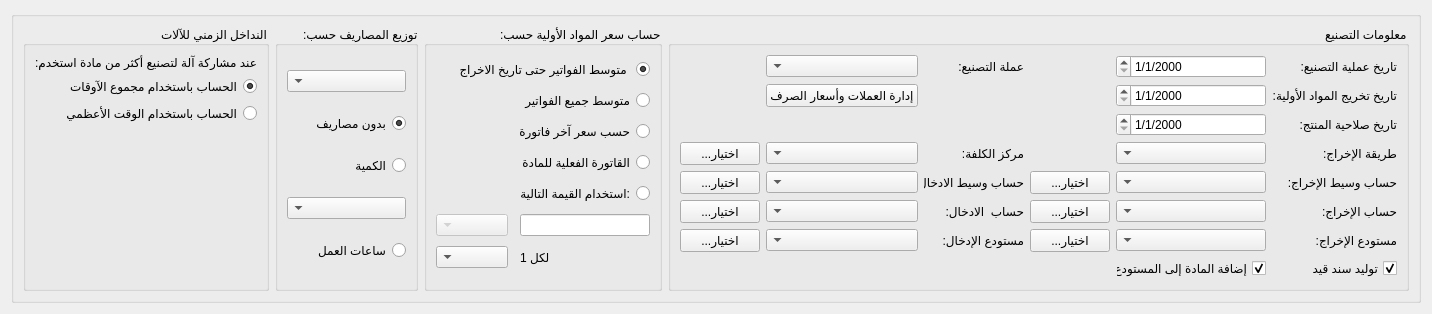
     <widget class="QWidget" name="page_2">
      <property name="geometry">
       <rect>
        <x>-177</x>
        <y>0</y>
        <width>1325</width>
        <height>285</height>
       </rect>
      </property>
      <attribute name="label">
       <string>خصائص التصنيع</string>
      </attribute>
      <layout class="QGridLayout" name="gridLayout_10">
       <item row="0" column="1">
        <widget class="QGroupBox" name="dates_invoices_groupbox">
         <property name="maximumSize">
          <size>
           <width>16777215</width>
           <height>16777215</height>
          </size>
         </property>
         <property name="layoutDirection">
          <enum>Qt::RightToLeft</enum>
         </property>
         <property name="title">
          <string/>
         </property>
         <layout class="QGridLayout" name="gridLayout_13">
          <item row="0" column="3">
           <widget class="QGroupBox" name="machines">
            <property name="layoutDirection">
             <enum>Qt::RightToLeft</enum>
            </property>
            <property name="title">
             <string>النداخل الزمني للآلات</string>
            </property>
            <layout class="QGridLayout" name="gridLayout_12">
             <item row="0" column="0">
              <widget class="QLabel" name="label_13">
               <property name="minimumSize">
                <size>
                 <width>0</width>
                 <height>0</height>
                </size>
               </property>
               <property name="maximumSize">
                <size>
                 <width>16777215</width>
                 <height>60</height>
                </size>
               </property>
               <property name="text">
                <string>عند مشاركة آلة لتصنيع أكثر من مادة استخدم:</string>
               </property>
              </widget>
             </item>
             <item row="1" column="0">
              <widget class="QRadioButton" name="sum_machine_times_radio">
               <property name="layoutDirection">
                <enum>Qt::RightToLeft</enum>
               </property>
               <property name="text">
                <string>الحساب باستخدام مجموع الآوقات</string>
               </property>
               <property name="checked">
                <bool>true</bool>
               </property>
              </widget>
             </item>
             <item row="2" column="0">
              <widget class="QRadioButton" name="maximum_machine_time_radio">
               <property name="layoutDirection">
                <enum>Qt::RightToLeft</enum>
               </property>
               <property name="text">
                <string>الحساب باستخدام الوقت الأعظمي</string>
               </property>
              </widget>
             </item>
             <item row="3" column="0">
              <spacer name="verticalSpacer">
               <property name="orientation">
                <enum>Qt::Vertical</enum>
               </property>
               <property name="sizeHint" stdset="0">
                <size>
                 <width>20</width>
                 <height>40</height>
                </size>
               </property>
              </spacer>
             </item>
            </layout>
           </widget>
          </item>
          <item row="0" column="1">
           <widget class="QGroupBox" name="invoices_groupbox">
            <property name="maximumSize">
             <size>
              <width>250</width>
              <height>16777215</height>
             </size>
            </property>
            <property name="layoutDirection">
             <enum>Qt::RightToLeft</enum>
            </property>
            <property name="title">
             <string>:حساب سعر المواد الأولية حسب</string>
            </property>
            <layout class="QGridLayout" name="gridLayout_3">
             <item row="5" column="0">
              <widget class="QLineEdit" name="explicit_raw_materials_price_input">
               <property name="maximumSize">
                <size>
                 <width>16777215</width>
                 <height>16777215</height>
                </size>
               </property>
              </widget>
             </item>
             <item row="6" column="0">
              <widget class="QLabel" name="label_21">
               <property name="text">
                <string>لكل 1</string>
               </property>
               <property name="alignment">
                <set>Qt::AlignRight|Qt::AlignTrailing|Qt::AlignVCenter</set>
               </property>
              </widget>
             </item>
             <item row="3" column="0" colspan="2">
              <widget class="QRadioButton" name="material_exact_invoice_radio">
               <property name="enabled">
                <bool>true</bool>
               </property>
               <property name="toolTip">
                <string>يتم استخدام هذه الطريقة للعمليات التي تسجل في المعمل بشكل آلي</string>
               </property>
               <property name="toolTipDuration">
                <number>10</number>
               </property>
               <property name="layoutDirection">
                <enum>Qt::RightToLeft</enum>
               </property>
               <property name="text">
                <string>القاتورة الفعلية للمادة</string>
               </property>
              </widget>
             </item>
             <item row="2" column="0" colspan="2">
              <widget class="QRadioButton" name="material_last_purchase_radio">
               <property name="layoutDirection">
                <enum>Qt::RightToLeft</enum>
               </property>
               <property name="text">
                <string>حسب سعر آخر فاتورة</string>
               </property>
              </widget>
             </item>
             <item row="5" column="2">
              <widget class="QComboBox" name="explicit_raw_materials_currency_combobox">
               <property name="enabled">
                <bool>false</bool>
               </property>
               <property name="minimumSize">
                <size>
                 <width>0</width>
                 <height>0</height>
                </size>
               </property>
              </widget>
             </item>
             <item row="4" column="0" colspan="2">
              <widget class="QRadioButton" name="material_explicit_value_radio">
               <property name="enabled">
                <bool>true</bool>
               </property>
               <property name="toolTip">
                <string>يتم استخدام هذه الطريقة للعمليات التي تسجل في المعمل بشكل آلي</string>
               </property>
               <property name="toolTipDuration">
                <number>10</number>
               </property>
               <property name="layoutDirection">
                <enum>Qt::RightToLeft</enum>
               </property>
               <property name="text">
                <string>استخدام القيمة التالية:</string>
               </property>
              </widget>
             </item>
             <item row="1" column="0" colspan="2">
              <widget class="QRadioButton" name="material_invoices_average_radio">
               <property name="layoutDirection">
                <enum>Qt::RightToLeft</enum>
               </property>
               <property name="text">
                <string>متوسط جميع الفواتير</string>
               </property>
              </widget>
             </item>
             <item row="0" column="0" colspan="3">
              <widget class="QRadioButton" name="material_invoices_average_till_pollout_radio">
               <property name="layoutDirection">
                <enum>Qt::RightToLeft</enum>
               </property>
               <property name="text">
                <string>متوسط الفواتير حتى تاريخ الاخراج </string>
               </property>
               <property name="checked">
                <bool>true</bool>
               </property>
              </widget>
             </item>
             <item row="6" column="2">
              <widget class="QComboBox" name="explicit_raw_materials_unit_combobox">
               <property name="enabled">
                <bool>true</bool>
               </property>
               <property name="maximumSize">
                <size>
                 <width>16777215</width>
                 <height>16777215</height>
                </size>
               </property>
              </widget>
             </item>
            </layout>
           </widget>
          </item>
          <item row="0" column="2">
           <widget class="QGroupBox" name="expenses_groupbox">
            <property name="enabled">
             <bool>true</bool>
            </property>
            <property name="title">
             <string>:توزيع المصاريف حسب</string>
            </property>
            <layout class="QGridLayout" name="gridLayout_8">
             <item row="0" column="0">
              <widget class="QComboBox" name="expenses_type_combobox">
               <property name="enabled">
                <bool>true</bool>
               </property>
               <property name="layoutDirection">
                <enum>Qt::RightToLeft</enum>
               </property>
              </widget>
             </item>
             <item row="2" column="0">
              <widget class="QRadioButton" name="quantity_expenses_radio">
               <property name="enabled">
                <bool>true</bool>
               </property>
               <property name="layoutDirection">
                <enum>Qt::RightToLeft</enum>
               </property>
               <property name="text">
                <string>الكمية</string>
               </property>
              </widget>
             </item>
             <item row="1" column="0">
              <widget class="QRadioButton" name="no_expenses_radio">
               <property name="enabled">
                <bool>true</bool>
               </property>
               <property name="layoutDirection">
                <enum>Qt::RightToLeft</enum>
               </property>
               <property name="text">
                <string>بدون مصاريف</string>
               </property>
               <property name="checked">
                <bool>true</bool>
               </property>
              </widget>
             </item>
             <item row="4" column="0">
              <widget class="QRadioButton" name="hours_expenses_radio">
               <property name="enabled">
                <bool>true</bool>
               </property>
               <property name="layoutDirection">
                <enum>Qt::RightToLeft</enum>
               </property>
               <property name="text">
                <string>ساعات العمل</string>
               </property>
              </widget>
             </item>
             <item row="3" column="0">
              <widget class="QComboBox" name="radio_quantity_unit_expenses_combobox">
               <property name="enabled">
                <bool>true</bool>
               </property>
               <property name="layoutDirection">
                <enum>Qt::RightToLeft</enum>
               </property>
              </widget>
             </item>
            </layout>
           </widget>
          </item>
          <item row="0" column="0">
           <widget class="QGroupBox" name="groupBox">
            <property name="layoutDirection">
             <enum>Qt::RightToLeft</enum>
            </property>
            <property name="title">
             <string>معلومات التصنيع</string>
            </property>
            <layout class="QGridLayout" name="gridLayout">
             <item row="2" column="0">
              <widget class="QLabel" name="label_24">
               <property name="maximumSize">
                <size>
                 <width>150</width>
                 <height>16777215</height>
                </size>
               </property>
               <property name="text">
                <string>تاريخ صلاحية المنتج:</string>
               </property>
              </widget>
             </item>
             <item row="10" column="1">
              <widget class="QComboBox" name="mid_account_combobox">
               <property name="minimumSize">
                <size>
                 <width>100</width>
                 <height>0</height>
                </size>
               </property>
               <property name="layoutDirection">
                <enum>Qt::RightToLeft</enum>
               </property>
              </widget>
             </item>
             <item row="9" column="5">
              <widget class="QPushButton" name="select_cost_center_btn">
               <property name="text">
                <string>...اختيار</string>
               </property>
              </widget>
             </item>
             <item row="13" column="4">
              <widget class="QComboBox" name="input_warehouse_combobox">
               <property name="minimumSize">
                <size>
                 <width>100</width>
                 <height>0</height>
                </size>
               </property>
               <property name="layoutDirection">
                <enum>Qt::RightToLeft</enum>
               </property>
              </widget>
             </item>
             <item row="10" column="0">
              <widget class="QLabel" name="label_9">
               <property name="maximumSize">
                <size>
                 <width>150</width>
                 <height>16777215</height>
                </size>
               </property>
               <property name="text">
                <string>حساب وسيط الإخراج:</string>
               </property>
              </widget>
             </item>
             <item row="1" column="0">
              <widget class="QLabel" name="label_3">
               <property name="maximumSize">
                <size>
                 <width>150</width>
                 <height>16777215</height>
                </size>
               </property>
               <property name="text">
                <string>تاريخ تخريج المواد الأولية:</string>
               </property>
              </widget>
             </item>
             <item row="12" column="4">
              <widget class="QComboBox" name="account_combobox">
               <property name="minimumSize">
                <size>
                 <width>100</width>
                 <height>0</height>
                </size>
               </property>
               <property name="layoutDirection">
                <enum>Qt::RightToLeft</enum>
               </property>
               <property name="maxVisibleItems">
                <number>10</number>
               </property>
              </widget>
             </item>
             <item row="9" column="0">
              <widget class="QLabel" name="label_22">
               <property name="text">
                <string>طريقة الإخراج:</string>
               </property>
              </widget>
             </item>
             <item row="10" column="4">
              <widget class="QComboBox" name="mid_account_input_combobox">
               <property name="minimumSize">
                <size>
                 <width>100</width>
                 <height>0</height>
                </size>
               </property>
               <property name="layoutDirection">
                <enum>Qt::RightToLeft</enum>
               </property>
              </widget>
             </item>
             <item row="0" column="0">
              <widget class="QLabel" name="label_4">
               <property name="maximumSize">
                <size>
                 <width>150</width>
                 <height>16777215</height>
                </size>
               </property>
               <property name="text">
                <string>تاريخ عملية التصنيع:</string>
               </property>
              </widget>
             </item>
             <item row="10" column="2">
              <widget class="QPushButton" name="select_mid_account_btn">
               <property name="text">
                <string>...اختيار</string>
               </property>
              </widget>
             </item>
             <item row="12" column="0">
              <widget class="QLabel" name="label_23">
               <property name="text">
                <string>حساب الإخراج:</string>
               </property>
              </widget>
             </item>
             <item row="12" column="1">
              <widget class="QComboBox" name="ingredients_pullout_account_combobox">
               <property name="minimumSize">
                <size>
                 <width>100</width>
                 <height>0</height>
                </size>
               </property>
               <property name="layoutDirection">
                <enum>Qt::RightToLeft</enum>
               </property>
              </widget>
             </item>
             <item row="12" column="2">
              <widget class="QPushButton" name="select_pullout_account_btn">
               <property name="text">
                <string>...اختيار</string>
               </property>
              </widget>
             </item>
             <item row="13" column="0">
              <widget class="QLabel" name="label_2">
               <property name="text">
                <string>مستودع الإخراج:</string>
               </property>
              </widget>
             </item>
             <item row="13" column="1">
              <widget class="QComboBox" name="output_warehouse_combobox">
               <property name="minimumSize">
                <size>
                 <width>100</width>
                 <height>0</height>
                </size>
               </property>
               <property name="layoutDirection">
                <enum>Qt::RightToLeft</enum>
               </property>
              </widget>
             </item>
             <item row="13" column="2">
              <widget class="QPushButton" name="select_output_warehouse_btn">
               <property name="text">
                <string>...اختيار</string>
               </property>
              </widget>
             </item>
             <item row="10" column="5">
              <widget class="QPushButton" name="select_mid_input_account_btn">
               <property name="text">
                <string>...اختيار</string>
               </property>
              </widget>
             </item>
             <item row="12" column="5">
              <widget class="QPushButton" name="select_account_btn">
               <property name="text">
                <string>...اختيار</string>
               </property>
              </widget>
             </item>
             <item row="13" column="5">
              <widget class="QPushButton" name="select_input_warehouse_btn">
               <property name="text">
                <string>...اختيار</string>
               </property>
              </widget>
             </item>
             <item row="9" column="1">
              <widget class="QComboBox" name="ingredients_pullout_method_combobox">
               <property name="layoutDirection">
                <enum>Qt::RightToLeft</enum>
               </property>
              </widget>
             </item>
             <item row="2" column="1">
              <widget class="QDateEdit" name="material_production_date_input">
               <property name="maximumSize">
                <size>
                 <width>252</width>
                 <height>16777215</height>
                </size>
               </property>
               <property name="layoutDirection">
                <enum>Qt::RightToLeft</enum>
               </property>
               <property name="displayFormat">
                <string>yyyy/M/d</string>
               </property>
              </widget>
             </item>
             <item row="1" column="1">
              <widget class="QDateEdit" name="ingredients_pullout_date_input">
               <property name="maximumSize">
                <size>
                 <width>252</width>
                 <height>16777215</height>
                </size>
               </property>
               <property name="layoutDirection">
                <enum>Qt::RightToLeft</enum>
               </property>
               <property name="displayFormat">
                <string>yyyy/M/d</string>
               </property>
              </widget>
             </item>
             <item row="0" column="1">
              <widget class="QDateEdit" name="manufacture_date_input">
               <property name="maximumSize">
                <size>
                 <width>252</width>
                 <height>16777215</height>
                </size>
               </property>
               <property name="layoutDirection">
                <enum>Qt::RightToLeft</enum>
               </property>
               <property name="displayFormat">
                <string>yyyy/M/d</string>
               </property>
              </widget>
             </item>
             <item row="14" column="1">
              <widget class="QCheckBox" name="add_material_to_warehouse_checkbox">
               <property name="maximumSize">
                <size>
                 <width>150</width>
                 <height>16777215</height>
                </size>
               </property>
               <property name="layoutDirection">
                <enum>Qt::RightToLeft</enum>
               </property>
               <property name="text">
                <string>إضافة المادة إلى المستودع</string>
               </property>
               <property name="checked">
                <bool>true</bool>
               </property>
              </widget>
             </item>
             <item row="14" column="0">
              <widget class="QCheckBox" name="generate_journal_entry">
               <property name="maximumSize">
                <size>
                 <width>150</width>
                 <height>16777215</height>
                </size>
               </property>
               <property name="layoutDirection">
                <enum>Qt::RightToLeft</enum>
               </property>
               <property name="text">
                <string>توليد سند قيد</string>
               </property>
               <property name="checked">
                <bool>true</bool>
               </property>
              </widget>
             </item>
             <item row="9" column="3">
              <widget class="QLabel" name="label_26">
               <property name="maximumSize">
                <size>
                 <width>100</width>
                 <height>16777215</height>
                </size>
               </property>
               <property name="text">
                <string>مركز الكلفة:</string>
               </property>
              </widget>
             </item>
             <item row="10" column="3">
              <widget class="QLabel" name="label_25">
               <property name="maximumSize">
                <size>
                 <width>100</width>
                 <height>16777215</height>
                </size>
               </property>
               <property name="text">
                <string>حساب وسيط الادخال:</string>
               </property>
              </widget>
             </item>
             <item row="12" column="3">
              <widget class="QLabel" name="label_10">
               <property name="maximumSize">
                <size>
                 <width>100</width>
                 <height>16777215</height>
                </size>
               </property>
               <property name="text">
                <string>حساب  الادخال:</string>
               </property>
              </widget>
             </item>
             <item row="13" column="3">
              <widget class="QLabel" name="label_14">
               <property name="maximumSize">
                <size>
                 <width>100</width>
                 <height>16777215</height>
                </size>
               </property>
               <property name="text">
                <string>مستودع الإدخال:</string>
               </property>
              </widget>
             </item>
             <item row="9" column="4">
              <widget class="QComboBox" name="cost_center_combobox">
               <property name="layoutDirection">
                <enum>Qt::RightToLeft</enum>
               </property>
              </widget>
             </item>
             <item row="0" column="4">
              <widget class="QComboBox" name="currency_combobox">
               <property name="sizePolicy">
                <sizepolicy hsizetype="Preferred" vsizetype="Fixed">
                 <horstretch>0</horstretch>
                 <verstretch>0</verstretch>
                </sizepolicy>
               </property>
               <property name="minimumSize">
                <size>
                 <width>100</width>
                 <height>0</height>
                </size>
               </property>
               <property name="layoutDirection">
                <enum>Qt::RightToLeft</enum>
               </property>
              </widget>
             </item>
             <item row="1" column="4">
              <widget class="QPushButton" name="currencies_and_exchange_btn">
               <property name="text">
                <string>إدارة العملات وأسعار الصرف</string>
               </property>
              </widget>
             </item>
             <item row="0" column="3">
              <widget class="QLabel" name="label_20">
               <property name="text">
                <string>عملة التصنيع:</string>
               </property>
              </widget>
             </item>
            </layout>
           </widget>
          </item>
         </layout>
        </widget>
       </item>
      </layout>
     </widget>
